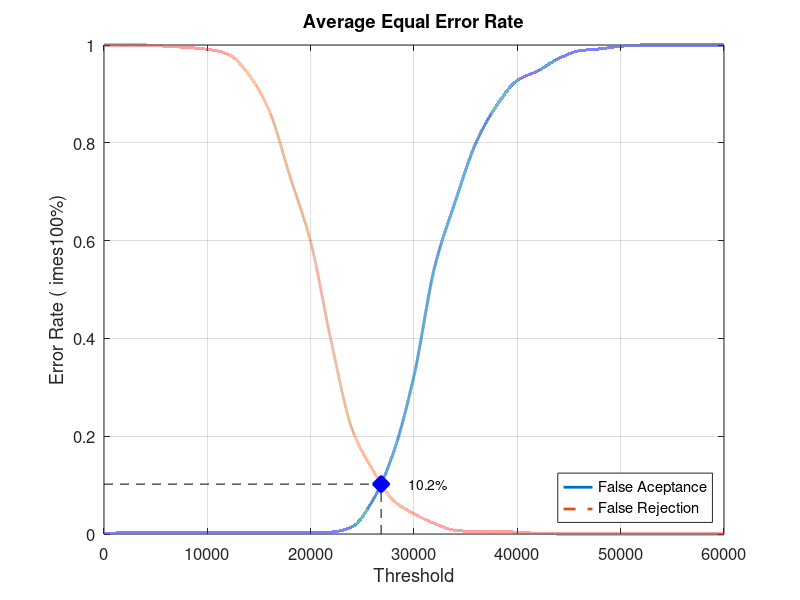
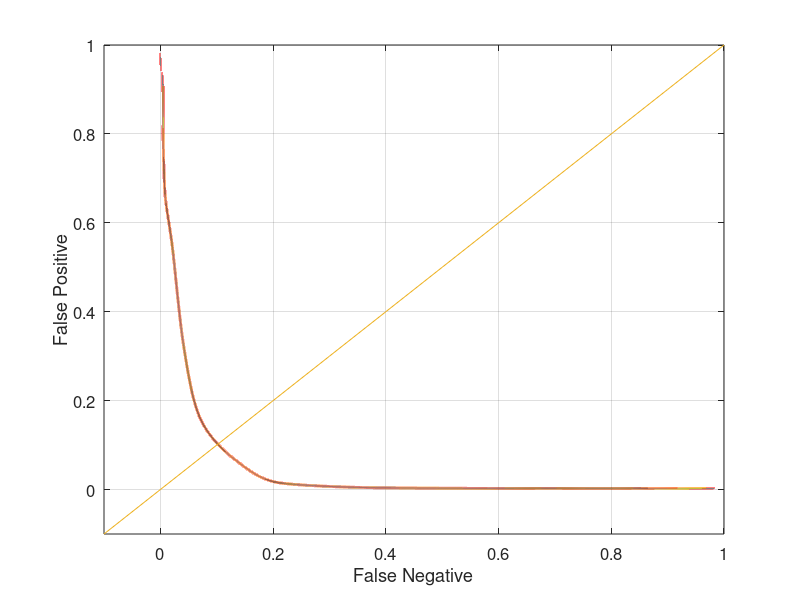

The MATLAB source for these figures, in order:
close all;
clear;
clc;
x = 0:2000:60000;
xq = 0:0.5:60000;

y0 = [0 0.00263158 0.00263158 0.00263158 0.00263158 0.00263158 0.00263158 0.00263158 0.00263158 0.00263158 0.00263158 0.00394737 0.0144737 0.0684211 0.165789 0.323684 0.546053 0.680263 0.8 0.876316 0.927632 0.947368 0.972368 0.988158 0.992105 0.997368 1 1 1 1 1]
yy0 = interp1(x, y0, xq, 'pchip');
y1 = [1 1 1 0.9975 0.995 0.99125 0.98125 0.94 0.865 0.73125 0.5975 0.3925 0.215 0.13125 0.06875 0.04125 0.02125 0.0075 0.005 0.005 0.00375 0.00125 0 0 0 0 0 0 0 0 0]
yy1 = interp1(x, y1, xq, 'pchip');

% Calculating EER: 
y2 = abs(y0 - y1);
find(y2 == min(y2))
yy2 = abs(yy0 - yy1);
xEER = find(yy2 == min(yy2));
xEERIndex = xq(xEER) % X-axis EER
yEER = yy0(xEER) % Y-axis EER

main = figure
plot(xq, yy0,'-','LineWidth', 2);	hold on
plot(xq, yy1,'--','LineWidth', 2);	hold on
plot([xEERIndex xEERIndex], [0 yEER], 'k--');	hold on
plot([0 xEERIndex], [yEER yEER], 'k--');	hold on
plot(xEERIndex, yEER, 'bx', 'LineWidth', 10);	hold on
text(xEERIndex + 10 * xEERIndex / 100, yEER, [num2str(round((10000 * yEER)) / 100) '%'])
legend('False Aceptance', 'False Rejection', 'Location', 'SouthEast')
xlabel('Threshold')
ylabel('Error Rate (	imes100%)')
title('Average Equal Error Rate')
set(gca, 'FontSize', 12)
axis([0 60000 0 1])
grid on

print(main, 'Experiment2AverageMain', '-dpng');
FNRxFPR = figure('Color', [1 1 1]);
plot(yy1, yy0, '-', yy1, yy0, 'LineWidth', 2);
hold on
y = -0.1:0.1:1
plot(y, y); 
set(gca, 'FontSize', 12)
xlabel('False Negative')
ylabel('False Positive')
axis([-0.1 1 -0.1 1])
set(gca, 'FontSize', 12)
grid on

print(FNRxFPR, 'Experiment2AverageFNRxFPR','-dpng');
